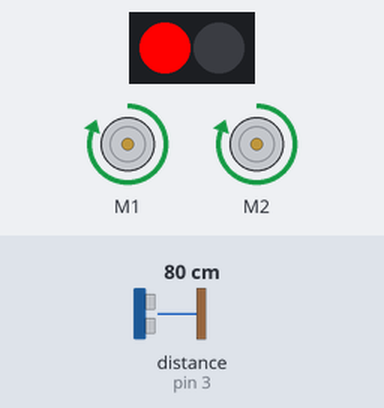
Bench run of a sketch on a simulated Arduino Uno, built with avr-gcc and run on an emulated ATmega328P. On the bench: 2 RGB LEDs in strip order, left to right, 2 × DC motor (green arrow = forward, orange = backward, longer = faster). The inputs (shaded band) are chosen by the test bench; at power-on: distance to the obstacle (sensor on pin 3) 80 cm. What the sketch prints to the serial monitor is not drawn.

Above: at 0.1 s.
Timing chart, 0 to 1.6 s (numbered marks = the images above):
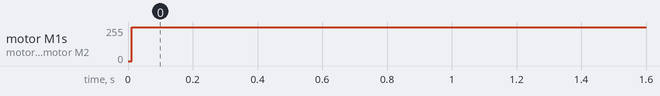

The sketch:

DetectWalls.ino
```cpp
// generated by mBlock5 for mBot
// codes make you happy

#include <MeMCore.h>
#include <Arduino.h>
#include <Wire.h>
#include <SoftwareSerial.h>

MeRGBLed led(7, 2);
MeUltrasonicSensor ultraSensor(3); /* Ultrasonic module can ONLY be connected to port 3, 4, 6, 7, 8 of base shield. */

MeLineFollower lineFinder(PORT_2);

bool go = true;

MeDCMotor motor_m1(M1);
MeDCMotor motor_m2(M2);

MeIR ir;

void setup()
{
  ir.begin();
  Serial.begin(9600);
  resetMotors();
}

void resetMotors() {
  motor_m1.reset(M1);
  motor_m2.reset(M2);
}

void stopMotors() {
  motor_m1.stop();
  motor_m2.stop();
}

void turnAround() {
  moveForward(255, 255);
  delay(500);
}

void loop()
{
  ir.loop();
  Serial.print("Distance : ");
  Serial.print(ultraSensor.distanceCm() );
  Serial.println(" cm");
  int sensorState = lineFinder.readSensors();
  if(ir.keyPressed(69)) {
    stopMotors();
  }
  else if(ir.keyPressed(70)) {
    turnAround();
  }
  else if (ultraSensor.distanceCm() <= 20 || sensorState != S1_OUT_S2_OUT) {
    led.setColor(1, 255, 0, 0);
    led.show();
    turnAround();
  } else {
    led.setColor(1, 0, 255, 0);
    led.show();
    //resetMotors();
    moveForward(-64, 64);
  }
  delay(100); /* the minimal measure interval is 100 milliseconds */
}

void moveForward(int left, int right) {
  if (go) {
    motor_m1.run(left);
    motor_m2.run(right);
  }
}
```

Measured:
- by itself, motor M1, motor M2: stopped → forward 255/255 at 0.01 s
